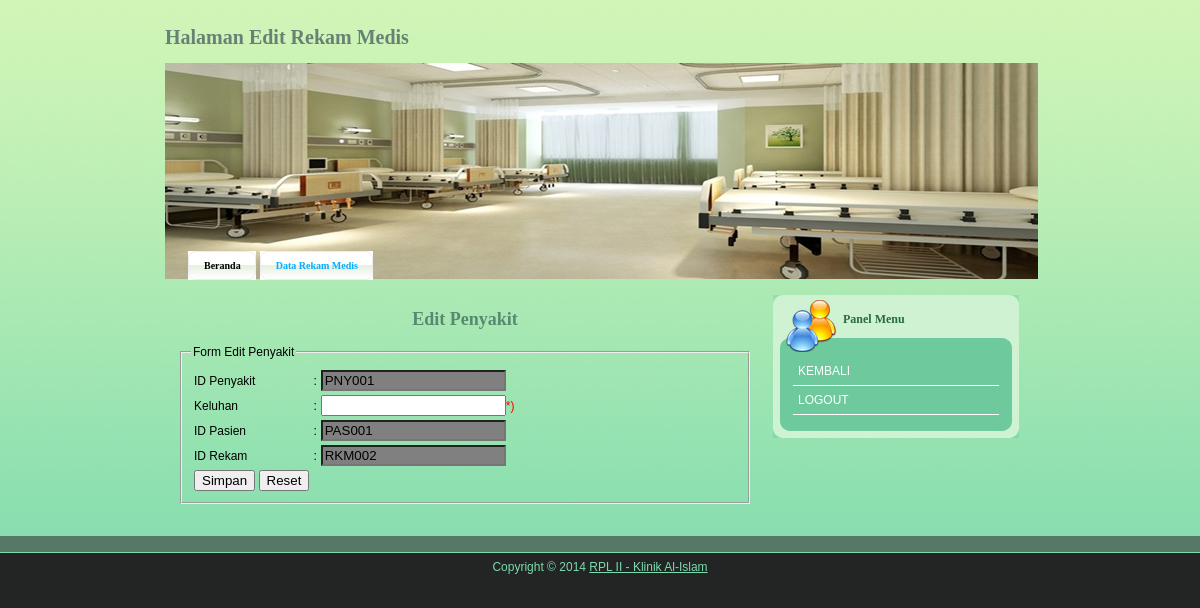
/coba.php?id=PNY001, run on the app's committed database.
### tables this page shows
CREATE TABLE IF NOT EXISTS `penyakit` (
  `pasien_id` char(6) NOT NULL,
  `penyakit_id` char(6) NOT NULL,
  `penyakit_nama` varchar(20) NOT NULL,
  `rekam_id` char(6) NOT NULL,
  PRIMARY KEY (`penyakit_id`),
  KEY `pasien_id` (`pasien_id`),
  KEY `rekam_id` (`rekam_id`)
);

### coba.php (the view, shortened to what this page needs)
<?php
include 'includes/koneksi.php';
if (isset($_GET['id'])) {
    $query = $dbh->query("SELECT * FROM penyakit WHERE penyakit_id = '$_GET[id]'");
    $data  = $query->fetch(PDO::FETCH_ASSOC);
} else {
    echo "ID tidak tersedia !";
    exit();
}
?>
<!DOCTYPE html PUBLIC "-//W3C//DTD XHTML 1.0 Transitional//EN" "http://www.w3.org/TR/xhtml1/DTD/xhtml1-transitional.dtd">
<html xmlns="http://www.w3.org/1999/xhtml">
		<head>
		<link href="adsi.css" rel="stylesheet" type="text/css" />
		</head>
<body>
	<div id="templatemo_top_bg">
   	  <div class="templatemo_container">
        	<div id="templatemo_header">
            	<div id="templatemo_logo">
	            	Halaman Edit Rekam Medis
                </div>
                <div id="templatemo_header_bottom">
                	<div id="templatemo_menu">
                    	<ul>
                        	<li><a href="perawat_beranda.php"><b>Beranda</b></a></li>
							<li class="current"><a href="perawat_rekam.php"><b>Data Rekam Medis</b></a></li>
                        </ul>
                    </div>
                </div>
            </div>
            <div id="templatemo_content">
            	<div id="templatemo_content_left">
                	<div class="templatemo_post">
						<h1 align="center">Edit Penyakit</h1>
							<fieldset style="width : auto%; margin: auto;">
								<legend>Form Edit Penyakit</legend>
								<table border="0">
									<tr><form method="post" action="perawat_updatepenyakit.php">
									<tr><td>ID Penyakit</td><td>:</td><td><input type="text" name="id" value="<?php echo $data['penyakit_id']; ?>" readonly style="background-color: gray;" /></td></tr><tr>
										<td>Keluhan</td><td>:</td><td><input type="text" maxlength="25" name="penyakit_nama" required /><font color="red">*)</font></td>
									</tr><tr>
										<td>ID Pasien</td><td>:</td><td><input type="text" name="pasien_id" value="<?php echo $data['pasien_id']; ?>" readonly style="background-color: gray;"/></td>
									</tr><tr>
										<td>ID Rekam</td><td>:</td><td><input type="text" name="rekam_id" value="<?php echo $data['rekam_id']; ?>" readonly style="background-color: gray;" /></td>
									</tr><tr>
										<td>
										<input type="submit" value="Simpan">
										<input type="reset" value="Reset" onclick="return confirm('Hapus data yang telah diinput?')"></td>
									</tr></form>
								</table>
							</fieldset>
                    </div>
              </div>
              <div id="templatemo_content_right">
                    <div class="templatemo_section">
                    	<div class="templatemo_section_2_top">
                        Panel Menu
                        </div>
                        <div class="templatemo_section_2_mid">
                        <ul>
                        	<li><a href="perawat_rekam.phpid=<?php echo $data['penyakit_id'] ?>">KEMBALI</a> </li>
                        	<li><a href="index.php">LOGOUT</a> </li>
						</ul>
                        </div>
                        <div class="templatemo_section_2_bottom">
                        </div>
                    </div>
                </div>
                <div class="cleaner_with_height"></div>
        </div>
        <div class="cleaner_with_height"></div>
   	  </div>
    </div>
    <div id="templatemo_bottom_bg">
    	<div class="templatemo_container">
        	<div id="templatemo_bottom_panel">
			</div>
            <div class="cleaner_with_height"></div>
        </div>
    </div>
    <?php include 'includes/footer.php'; ?>
</body>
</html>

### adsi.css (style rules this page uses)
html { background: #232524; }
body { margin: 0; padding:0; font-family: Arial, Helvetica, sans-serif; font-size: 12px; line-height: 1.5em; width: 100%; display: table; }
a:link, a:visited { color: #006699; text-decoration: underline; }
.templatemo_container { width: 900px; margin: auto; }
#templatemo_bottom_bg { width: 100%; background: #567867; border-bottom: 1px solid #7bdaae; }
#templatemo_top_bg { width: 100%; background: #7bdaae url(images/templatemo_bg.jpg) repeat-x; }
#templatemo_header { width: 100%; height: 280px; }
#templatemo_logo { float: left; width: 600px; height: 20px; font-family: Tahoma; font-size: 20px; font-weight: bold; color: #678275; margin: 28px 0 0 15px; padding: 0; }
#templatemo_header_bottom { float: left; width: 873px; height: 216px; background: url(images/templatemo_header.jpg) no-repeat; margin: 15px 0 0 15px; }
#templatemo_menu { width: 465px; height: 29px; margin: 170px 0 0 23px; padding: 0; }
#templatemo_menu ul { list-style: none; display: inline; }
#templatemo_menu li a { float: left; display: block; color: #000; background: url(images/templatemo_menu_left.jpg) no-repeat; text-decoration: none; font-family: Tahoma; font-size: 10px; margin: 0 4px 0 0; padding: 0; height: 29px; line-height: 29px; text-align: center; cursor: pointer; }
#templatemo_menu li a b { float: left; display: block; margin: 0 0 0 6px; padding: 0 15px 0 10px; background: url(images/templatemo_menu_right.jpg) right top no-repeat; color: #000; }
#templatemo_menu li.current a, #templatemo_menu li a:hover, #templatemo_menu li.current a b, #templatemo_menu li a:hover b { color: #05acff; }
#templatemo_content { margin: 15px; padding: 0; }
#templatemo_content_left { float: left; width: 600px; }
#templatemo_content_left .templatemo_post { margin: 15px; padding: 0; }
.templatemo_post h1 { font-family: Tahoma; font-size: 18px; color: #588970; margin: 0 0 15px 0; padding: 0; }
#templatemo_content_right { float: right; width: 250px; margin: 0 12px 0 0 ; padding: 0; }
.templatemo_section { margin: 0 0 15px 0; padding: 0; }
.templatemo_section_2_top { width: 176px; height: 42px; font-family: Tahoma; font-weight: bold; font-size: 12px; color: #276b45; background: url(images/templatemo_section_2_top_bg.jpg) no-repeat; margin: 0; padding: 15px 0 0 70px; }
.templatemo_section_2_mid { width: 246px; background: url(images/templatemo_section_2_mid_bg.jpg) repeat-y; margin: 0; padding: 5px 0; }
.templatemo_section_2_bottom { width: 246px; height: 18px; background: url(images/templatemo_section_2_bottom_bg.jpg) no-repeat; }
.templatemo_section_2_mid ul { list-style: none; margin: 0 20px; padding: 0; }
.templatemo_section_2_mid li { border-bottom: 1px solid #fff; margin: 0; padding: 5px; }
.templatemo_section_2_mid li a { color: #fff; text-decoration: none; }
#templatemo_bottom_panel { width: 100%; margin: 0; padding: 15px 0 0 0; }
.cleaner_with_height { clear: both; height: 1px; }

### data on the page
penyakit: id "PNY001", pasien_id "PAS001", rekam_id "RKM002"
